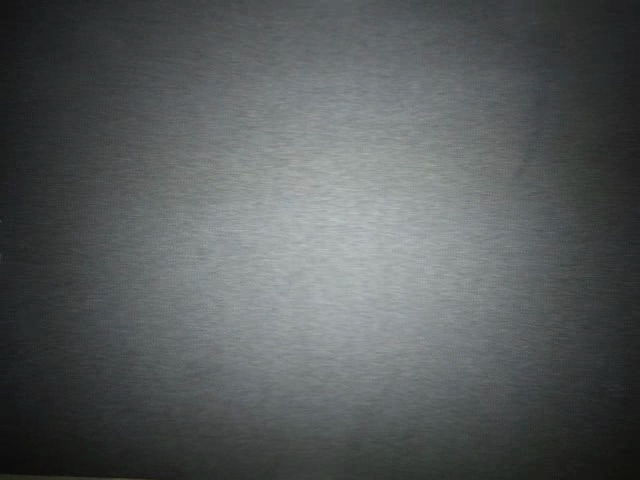
#> input picture data/images/background/background_0.png, 640 x 480 px, found by its file name
$ python pruebas3_filtro_imagen.py
#> lines starting #> are read from the running program, lines starting #| are printed output that depends on the picture; after the words box and inside, x2 and y2 are one past the last pixel; in counts of white or black regions, pixels touching at a corner belong together
### src/detector/utils.py
"""
Detector
utils.py
"""

import numpy as np
import cv2

from src import utils as ut


# Reduce noise
def reduce_noise(image: np.ndarray, ksize: tuple = (31, 31)) -> np.ndarray:
    """
    Reduce noise in the image using Gaussian blur.

    Args:
        image (np.ndarray): The input image.
        ksize (tuple): size.

    Returns:
        np.ndarray: The denoised image.
    """
    # Apply Gaussian blur to reduce noise
    denoised_image = cv2.GaussianBlur(image, ksize, 0)
    return denoised_image


# Delete small labels
# [177 lines left out: functions delete_small_labels, segment, get_mean_color_from_image, get_mean_color_from_label, get_gravity_center, not called in this run]

### src/utils.py
"""
utils.py
"""

import os
from pathlib import Path
import cv2
import numpy as np


# [27 lines left out: functions delta_e, bgr_to_lab, not called in this run]


def show_image(image):
    """
    show image
    """
    cv2.imshow('Test image', image)
    cv2.waitKey(0)
    cv2.destroyAllWindows()


# [38 lines left out: functions get_directory_filepaths, obtain_filenames_last_number, get_distance, not called in this run]

### test/pruebas3_filtro_imagen.py
import cv2


import src.utils as ut
import src.detector.utils as dut


def test_1_delete_background():
    """
    Test
    """
    background = cv2.imread('data/images/background/background_0.png')
#> background is the input picture: shape (480, 640, 3); mean B, G, R 91, 90.7, 86.9
    image = cv2.imread('data/images/sample_147.png')
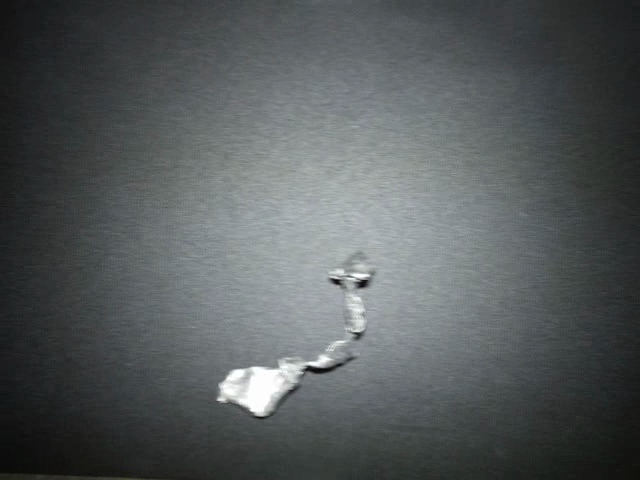
#> input picture data/images/sample_147.png, 640 x 480 px, found by its file name
#> image is the input picture: shape (480, 640, 3); mean B, G, R 90.2, 89.5, 84.8
    print(background.shape)
#| (480, 640, 3)
    print(image.shape)
#| (480, 640, 3)
    ut.show_image(image)

    # Reduce noise
    noise_free_background = dut.reduce_noise(background, (31, 31))
    noise_free_image = dut.reduce_noise(image, (31, 31))
    ut.show_image(noise_free_image)

    # Convert to gray
    gray_background = cv2.cvtColor(noise_free_background, cv2.COLOR_BGR2GRAY)
    gray_image = cv2.cvtColor(noise_free_image, cv2.COLOR_BGR2GRAY)
    ut.show_image(gray_image)

    # Delete background
    # Restar las imágenes (el fondo se cancela)
    difference = cv2.absdiff(gray_image, gray_background)
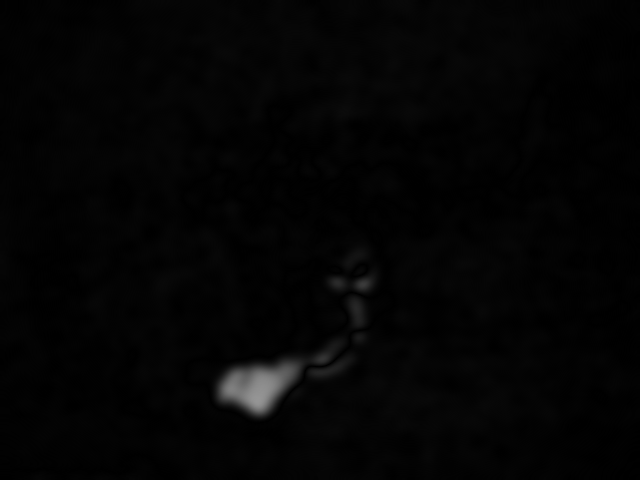
#> difference: shape (480, 640); min 0, max 149, mean 4
    ut.show_image(difference)

    # Threshold
    thresh = 15
    _, threshold = cv2.threshold(difference, thresh, 255, cv2.THRESH_BINARY)
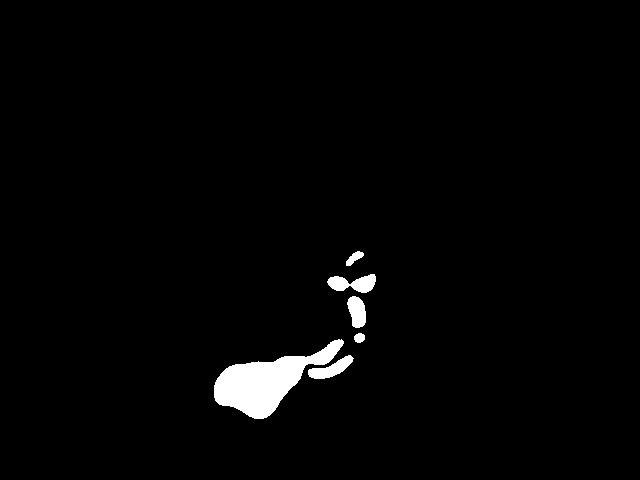
#> threshold: shape (480, 640); 2% white; 6 white regions, box (x1, y1, x2, y2) and area: (214, 339, 344, 419) 4309, (327, 274, 376, 293) 576, (308, 355, 354, 379) 499, (347, 296, 366, 328) 447, (346, 251, 364, 266) 136, (354, 333, 365, 343) 87
    ut.show_image(threshold)

    # Group pixels
    kernel = cv2.getStructuringElement(cv2.MORPH_RECT, (30, 30))
    threshold = cv2.morphologyEx(threshold, cv2.MORPH_CLOSE, kernel)
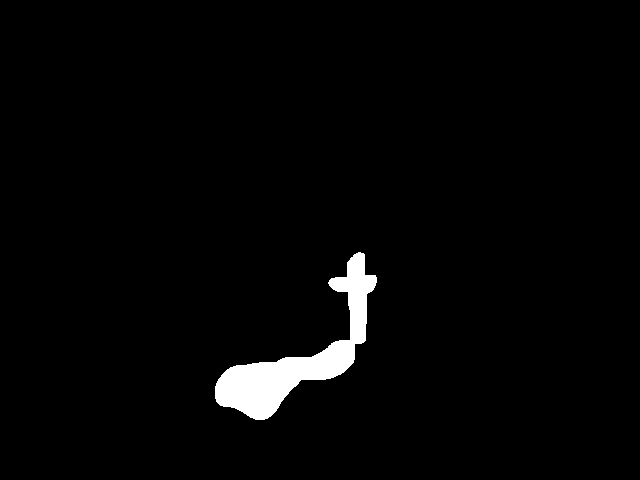
#> threshold: shape (480, 640); 2.4% white; 1 white region, box (x1, y1, x2, y2) and area: (215, 252, 377, 420) 7238
    ut.show_image(threshold)


test_1_delete_background()
